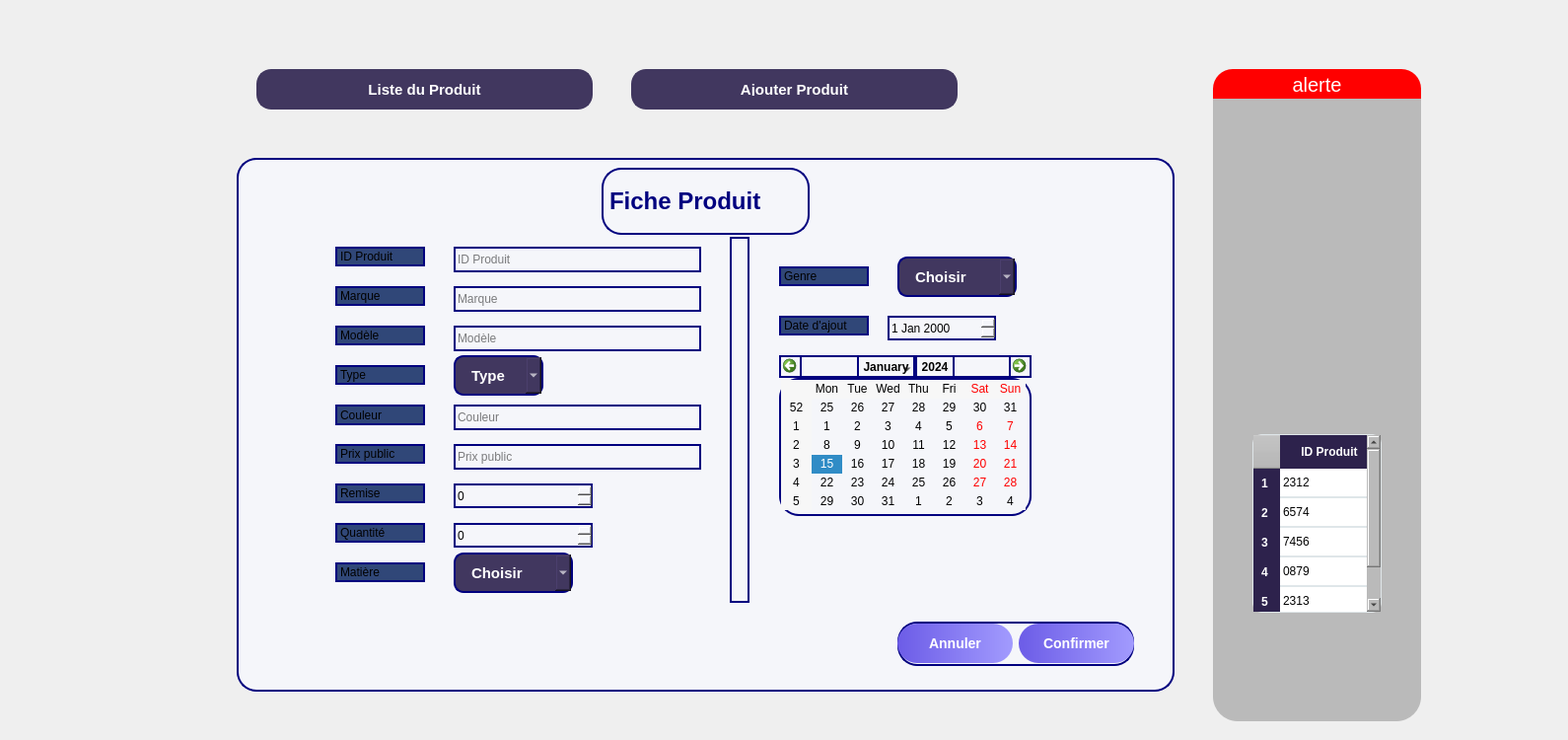
      <widget class="QWidget" name="page_15">
       <widget class="QWidget" name="page_16" native="true">
        <property name="geometry">
         <rect>
          <x>220</x>
          <y>70</y>
          <width>1361</width>
          <height>671</height>
         </rect>
        </property>
        <widget class="QPushButton" name="btnAjouterClient_8">
         <property name="geometry">
          <rect>
           <x>420</x>
           <y>0</y>
           <width>331</width>
           <height>41</height>
          </rect>
         </property>
         <property name="styleSheet">
          <string notr="true">QPushButton {
    background-color: #41375f;
    color: white;
    font-weight: bold;
    border-radius: 15px;
    padding: 12px 24px;
    font-size: 15px;
    border: 2px solid #41375f;
}
QPushButton:hover {
    background-color: #5a4a82;
    border: 2px solid #7158a0;
}</string>
         </property>
         <property name="text">
          <string>Ajouter Produit</string>
         </property>
        </widget>
        <widget class="QPushButton" name="btnListeClients_8">
         <property name="geometry">
          <rect>
           <x>40</x>
           <y>0</y>
           <width>341</width>
           <height>41</height>
          </rect>
         </property>
         <property name="styleSheet">
          <string notr="true">QPushButton {
    background-color: #41375f;
    color: white;
    font-weight: bold;
    border-radius: 15px;
    padding: 12px 24px;
    font-size: 15px;
    border: 2px solid #41375f;
}
QPushButton:hover {
    background-color: #5a4a82;
    border: 2px solid #7158a0;
}</string>
         </property>
         <property name="text">
          <string>Liste du Produit</string>
         </property>
        </widget>
        <widget class="QLabel" name="label_29">
         <property name="geometry">
          <rect>
           <x>1010</x>
           <y>0</y>
           <width>211</width>
           <height>31</height>
          </rect>
         </property>
         <property name="styleSheet">
          <string notr="true">color: rgb(255, 255, 255);
background-color: rgb(255, 0, 0);
border-color: rgb(0, 0, 255);
font-size :20px;
border-top-right-radius: 20px;
border-top-left-radius: 20px;</string>
         </property>
         <property name="text">
          <string>alerte</string>
         </property>
         <property name="alignment">
          <set>Qt::AlignmentFlag::AlignCenter</set>
         </property>
        </widget>
        <widget class="QFrame" name="frame_17">
         <property name="geometry">
          <rect>
           <x>1010</x>
           <y>30</y>
           <width>211</width>
           <height>631</height>
          </rect>
         </property>
         <property name="styleSheet">
          <string notr="true">background-color: rgb(186, 186, 186);
border-bottom-right-radius: 25px;
border-bottom-left-radius: 25px;</string>
         </property>
         <property name="frameShape">
          <enum>QFrame::Shape::StyledPanel</enum>
         </property>
         <property name="frameShadow">
          <enum>QFrame::Shadow::Raised</enum>
         </property>
         <widget class="QLabel" name="label_18">
          <property name="geometry">
           <rect>
            <x>10</x>
            <y>100</y>
            <width>191</width>
            <height>201</height>
           </rect>
          </property>
          <property name="autoFillBackground">
           <bool>false</bool>
          </property>
          <property name="text">
           <string/>
          </property>
          <property name="pixmap">
           <pixmap>:/new/prefix1/fd6699_5ad46a373a2e4385bddfb0c531358041~mv2.png</pixmap>
          </property>
          <property name="scaledContents">
           <bool>true</bool>
          </property>
         </widget>
         <widget class="QTableWidget" name="tableWidget">
          <property name="geometry">
           <rect>
            <x>40</x>
            <y>340</y>
            <width>131</width>
            <height>181</height>
           </rect>
          </property>
          <property name="styleSheet">
           <string notr="true">/* --- Style du conteneur principal de la table --- */
QTableWidget {
    background-color: white;
    color: rgb(0, 0, 0);
    border-radius: 10px;
    gridline-color: #dfe6e9;
    border: 1px solid #dfe6e9;
}

/* --- Style de l'en-tête --- */
QHeaderView::section {
    background-color: #2d224c;
    color: white;
    font-weight: bold;
    padding: 8px;
    border: none;
}

/* --- Style pour chaque cellule (SANS PADDING) --- */
QTableWidget::item {
    border-bottom: 1px solid #dfe6e9;
}

/* --- Style pour les cellules sélectionnées --- */
QTableWidget::item:selected {
    background-color: #a29bfe;
    color: white;
}</string>
          </property>
          <row/>
          <row/>
          <row/>
          <row/>
          <row/>
          <column>
           <property name="text">
            <string>ID Produit</string>
           </property>
          </column>
          <item row="0" column="0">
           <property name="text">
            <string>2312</string>
           </property>
          </item>
          <item row="1" column="0">
           <property name="text">
            <string>6574</string>
           </property>
          </item>
          <item row="2" column="0">
           <property name="text">
            <string>7456</string>
           </property>
          </item>
          <item row="3" column="0">
           <property name="text">
            <string>0879</string>
           </property>
          </item>
          <item row="4" column="0">
           <property name="text">
            <string>2313</string>
           </property>
          </item>
         </widget>
        </widget>
        <widget class="QFrame" name="frameFicheClient_5">
         <property name="geometry">
          <rect>
           <x>20</x>
           <y>90</y>
           <width>951</width>
           <height>541</height>
          </rect>
         </property>
         <property name="styleSheet">
          <string notr="true">border:2px solid #a55eea; border-radius:20px; background-color:#f5f6fa;
border-color: rgb(0, 0, 127);</string>
         </property>
         <widget class="QLabel" name="lblFicheClient_5">
          <property name="geometry">
           <rect>
            <x>370</x>
            <y>10</y>
            <width>211</width>
            <height>68</height>
           </rect>
          </property>
          <property name="font">
           <font>
            <pointsize>18</pointsize>
            <bold>true</bold>
           </font>
          </property>
          <property name="styleSheet">
           <string notr="true">color: rgb(0, 0, 127);</string>
          </property>
          <property name="frameShape">
           <enum>QFrame::Shape::StyledPanel</enum>
          </property>
          <property name="frameShadow">
           <enum>QFrame::Shadow::Raised</enum>
          </property>
          <property name="text">
           <string>Fiche Produit</string>
          </property>
         </widget>
         <widget class="QLabel" name="label_5">
          <property name="geometry">
           <rect>
            <x>100</x>
            <y>90</y>
            <width>91</width>
            <height>20</height>
           </rect>
          </property>
          <property name="styleSheet">
           <string notr="true">background-color: rgb(48, 71, 120);</string>
          </property>
          <property name="text">
           <string>ID Produit</string>
          </property>
         </widget>
         <widget class="QLabel" name="label_6">
          <property name="geometry">
           <rect>
            <x>100</x>
            <y>130</y>
            <width>91</width>
            <height>20</height>
           </rect>
          </property>
          <property name="styleSheet">
           <string notr="true">background-color: rgb(48, 71, 120);</string>
          </property>
          <property name="text">
           <string>Marque</string>
          </property>
         </widget>
         <widget class="QLabel" name="label_7">
          <property name="geometry">
           <rect>
            <x>100</x>
            <y>170</y>
            <width>91</width>
            <height>20</height>
           </rect>
          </property>
          <property name="styleSheet">
           <string notr="true">background-color: rgb(48, 71, 120);</string>
          </property>
          <property name="text">
           <string>Modèle</string>
          </property>
         </widget>
         <widget class="QLabel" name="label_24">
          <property name="geometry">
           <rect>
            <x>100</x>
            <y>210</y>
            <width>91</width>
            <height>20</height>
           </rect>
          </property>
          <property name="styleSheet">
           <string notr="true">background-color: rgb(48, 71, 120);</string>
          </property>
          <property name="text">
           <string>Type</string>
          </property>
         </widget>
         <widget class="QLabel" name="label_25">
          <property name="geometry">
           <rect>
            <x>100</x>
            <y>290</y>
            <width>91</width>
            <height>20</height>
           </rect>
          </property>
          <property name="styleSheet">
           <string notr="true">background-color: rgb(48, 71, 120);</string>
          </property>
          <property name="text">
           <string>Prix public</string>
          </property>
         </widget>
         <widget class="QLabel" name="label_30">
          <property name="geometry">
           <rect>
            <x>100</x>
            <y>250</y>
            <width>91</width>
            <height>21</height>
           </rect>
          </property>
          <property name="styleSheet">
           <string notr="true">background-color: rgb(48, 71, 120);</string>
          </property>
          <property name="text">
           <string>Couleur</string>
          </property>
         </widget>
         <widget class="QWidget" name="layoutWidget_5">
          <property name="geometry">
           <rect>
            <x>670</x>
            <y>470</y>
            <width>240</width>
            <height>45</height>
           </rect>
          </property>
          <layout class="QHBoxLayout" name="ajouterActionLayout_5">
           <item>
            <widget class="QPushButton" name="btnAnnuler_5">
             <property name="styleSheet">
              <string notr="true">QPushButton {
    border: none;
    border-radius: 20px;
    color: white;
    padding: 12px;
    background: qlineargradient(spread:pad, x1:0, y1:0, x2:1, y2:0, stop:0 #6c5ce7, stop:1 #a29bfe);
    font-weight: bold;
    font-size: 14px;
}
QPushButton:hover {
font-size: 20px;
    background: qlineargradient(spread:pad, x1:0, y1:0, x2:1, y2:0, stop:0 #a29bfe, stop:1 #fd79a8);
}</string>
             </property>
             <property name="text">
              <string>Annuler</string>
             </property>
            </widget>
           </item>
           <item>
            <widget class="QPushButton" name="btnConfirmer_5">
             <property name="styleSheet">
              <string notr="true">QPushButton {
    border: none;
    border-radius: 20px;
    color: white;
    padding: 12px;
    background: qlineargradient(spread:pad, x1:0, y1:0, x2:1, y2:0, stop:0 #6c5ce7, stop:1 #a29bfe);
    font-weight: bold;
    font-size: 14px;
}
QPushButton:hover {
font-size: 20px;
    background: qlineargradient(spread:pad, x1:0, y1:0, x2:1, y2:0, stop:0 #a29bfe, stop:1 #fd79a8);
}</string>
             </property>
             <property name="text">
              <string>Confirmer</string>
             </property>
            </widget>
           </item>
          </layout>
         </widget>
         <widget class="QLineEdit" name="lineEditNom_6">
          <property name="geometry">
           <rect>
            <x>220</x>
            <y>130</y>
            <width>251</width>
            <height>26</height>
           </rect>
          </property>
          <property name="styleSheet">
           <string notr="true">color: rgb(0, 0, 0);</string>
          </property>
          <property name="text">
           <string/>
          </property>
          <property name="placeholderText">
           <string>Marque</string>
          </property>
         </widget>
         <widget class="QLineEdit" name="lineEditDateNaissance_6">
          <property name="geometry">
           <rect>
            <x>220</x>
            <y>250</y>
            <width>251</width>
            <height>26</height>
           </rect>
          </property>
          <property name="styleSheet">
           <string notr="true">color: rgb(0, 0, 0);</string>
          </property>
          <property name="text">
           <string/>
          </property>
          <property name="placeholderText">
           <string>Couleur</string>
          </property>
         </widget>
         <widget class="QLineEdit" name="lineEditID_5">
          <property name="geometry">
           <rect>
            <x>220</x>
            <y>90</y>
            <width>251</width>
            <height>26</height>
           </rect>
          </property>
          <property name="styleSheet">
           <string notr="true">color: rgb(0, 0, 0);</string>
          </property>
          <property name="text">
           <string/>
          </property>
          <property name="placeholderText">
           <string>ID Produit</string>
          </property>
         </widget>
         <widget class="QLineEdit" name="lineEditPrenom_4">
          <property name="geometry">
           <rect>
            <x>220</x>
            <y>170</y>
            <width>251</width>
            <height>26</height>
           </rect>
          </property>
          <property name="styleSheet">
           <string notr="true">color: rgb(0, 0, 0);</string>
          </property>
          <property name="text">
           <string/>
          </property>
          <property name="placeholderText">
           <string>Modèle</string>
          </property>
         </widget>
         <widget class="QLabel" name="label_31">
          <property name="geometry">
           <rect>
            <x>100</x>
            <y>330</y>
            <width>91</width>
            <height>20</height>
           </rect>
          </property>
          <property name="styleSheet">
           <string notr="true">background-color: rgb(48, 71, 120);</string>
          </property>
          <property name="text">
           <string>Remise</string>
          </property>
         </widget>
         <widget class="QLabel" name="label_35">
          <property name="geometry">
           <rect>
            <x>100</x>
            <y>370</y>
            <width>91</width>
            <height>20</height>
           </rect>
          </property>
          <property name="styleSheet">
           <string notr="true">background-color: rgb(48, 71, 120);</string>
          </property>
          <property name="text">
           <string>Quantité</string>
          </property>
         </widget>
         <widget class="QLineEdit" name="lineEditDateNaissance_7">
          <property name="geometry">
           <rect>
            <x>220</x>
            <y>290</y>
            <width>251</width>
            <height>26</height>
           </rect>
          </property>
          <property name="styleSheet">
           <string notr="true">color: rgb(0, 0, 0);</string>
          </property>
          <property name="text">
           <string/>
          </property>
          <property name="placeholderText">
           <string>Prix public</string>
          </property>
         </widget>
         <widget class="QSpinBox" name="spinBox">
          <property name="geometry">
           <rect>
            <x>220</x>
            <y>370</y>
            <width>141</width>
            <height>25</height>
           </rect>
          </property>
          <property name="styleSheet">
           <string notr="true">color: rgb(0, 0, 0);</string>
          </property>
          <property name="stepType">
           <enum>QAbstractSpinBox::StepType::AdaptiveDecimalStepType</enum>
          </property>
         </widget>
         <widget class="QSpinBox" name="spinBox_2">
          <property name="geometry">
           <rect>
            <x>220</x>
            <y>330</y>
            <width>141</width>
            <height>25</height>
           </rect>
          </property>
          <property name="styleSheet">
           <string notr="true">color :black;</string>
          </property>
         </widget>
         <widget class="QCalendarWidget" name="calendarWidget">
          <property name="geometry">
           <rect>
            <x>550</x>
            <y>200</y>
            <width>256</width>
            <height>163</height>
           </rect>
          </property>
          <property name="styleSheet">
           <string notr="true">color: rgb(0, 0, 0);</string>
          </property>
         </widget>
         <widget class="QLabel" name="label_36">
          <property name="geometry">
           <rect>
            <x>550</x>
            <y>160</y>
            <width>91</width>
            <height>20</height>
           </rect>
          </property>
          <property name="styleSheet">
           <string notr="true">background-color: rgb(48, 71, 120);</string>
          </property>
          <property name="text">
           <string>Date d'ajout</string>
          </property>
         </widget>
         <widget class="QDateEdit" name="dateEdit">
          <property name="geometry">
           <rect>
            <x>660</x>
            <y>160</y>
            <width>110</width>
            <height>25</height>
           </rect>
          </property>
          <property name="styleSheet">
           <string notr="true">color: rgb(0, 0, 0);</string>
          </property>
         </widget>
         <widget class="Line" name="line">
          <property name="geometry">
           <rect>
            <x>500</x>
            <y>80</y>
            <width>20</width>
            <height>371</height>
           </rect>
          </property>
          <property name="styleSheet">
           <string notr="true">color: rgb(0, 0, 0);</string>
          </property>
          <property name="orientation">
           <enum>Qt::Orientation::Vertical</enum>
          </property>
         </widget>
         <widget class="QComboBox" name="comboProfession_6">
          <property name="geometry">
           <rect>
            <x>220</x>
            <y>200</y>
            <width>91</width>
            <height>41</height>
           </rect>
          </property>
          <property name="styleSheet">
           <string notr="true">background-color:#41375f;color:white;font-weight:bold;border-radius:10px;padding:8px 16px;font-size:15px;</string>
          </property>
          <property name="editable">
           <bool>false</bool>
          </property>
          <item>
           <property name="text">
            <string>Type</string>
           </property>
          </item>
          <item>
           <property name="text">
            <string>Solaire</string>
           </property>
          </item>
          <item>
           <property name="text">
            <string>Vue</string>
           </property>
          </item>
          <item>
           <property name="text">
            <string>Mixte</string>
           </property>
          </item>
          <item>
           <property name="text">
            <string>Lentille</string>
           </property>
          </item>
          <item>
           <property name="text">
            <string/>
           </property>
          </item>
         </widget>
         <widget class="QLabel" name="label_37">
          <property name="geometry">
           <rect>
            <x>100</x>
            <y>410</y>
            <width>91</width>
            <height>20</height>
           </rect>
          </property>
          <property name="styleSheet">
           <string notr="true">background-color: rgb(48, 71, 120);</string>
          </property>
          <property name="text">
           <string>Matière</string>
          </property>
         </widget>
         <widget class="QComboBox" name="comboProfession_7">
          <property name="geometry">
           <rect>
            <x>220</x>
            <y>400</y>
            <width>121</width>
            <height>41</height>
           </rect>
          </property>
          <property name="styleSheet">
           <string notr="true">background-color:#41375f;color:white;font-weight:bold;border-radius:10px;padding:8px 16px;font-size:15px;</string>
          </property>
          <property name="editable">
           <bool>false</bool>
          </property>
          <item>
           <property name="text">
            <string>Choisir</string>
           </property>
          </item>
          <item>
           <property name="text">
            <string>plastique</string>
           </property>
          </item>
          <item>
           <property name="text">
            <string>métal</string>
           </property>
          </item>
          <item>
           <property name="text">
            <string>titane</string>
           </property>
          </item>
         </widget>
         <widget class="QComboBox" name="comboProfession_8">
          <property name="geometry">
           <rect>
            <x>670</x>
            <y>100</y>
            <width>121</width>
            <height>41</height>
           </rect>
          </property>
          <property name="styleSheet">
           <string notr="true">background-color:#41375f;color:white;font-weight:bold;border-radius:10px;padding:8px 16px;font-size:15px;</string>
          </property>
          <property name="editable">
           <bool>false</bool>
          </property>
          <item>
           <property name="text">
            <string>Choisir</string>
           </property>
          </item>
          <item>
           <property name="text">
            <string>Homme</string>
           </property>
          </item>
          <item>
           <property name="text">
            <string>Femme</string>
           </property>
          </item>
          <item>
           <property name="text">
            <string>Unisexe</string>
           </property>
          </item>
         </widget>
         <widget class="QLabel" name="label_38">
          <property name="geometry">
           <rect>
            <x>550</x>
            <y>110</y>
            <width>91</width>
            <height>20</height>
           </rect>
          </property>
          <property name="styleSheet">
           <string notr="true">background-color: rgb(48, 71, 120);</string>
          </property>
          <property name="text">
           <string>Genre</string>
          </property>
         </widget>
        </widget>
       </widget>
      </widget>
